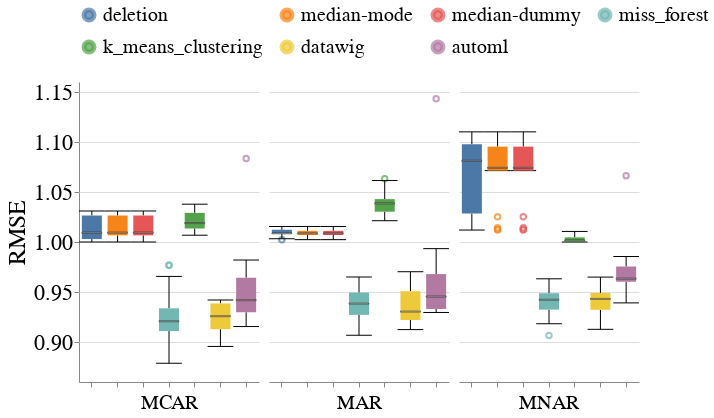

Notebook cell for this chart:
### Markdown cell above
### Column Specific Metrics

### Code cell
create_box_plots_for_diff_imputers(dataset_name=DATASET_NAME,
                                   column_name='ugpa',
                                   metric_name='rmse', 
                                   db_client=db_client)

### Figure 1 — Vega-Lite specification as saved in the notebook (floating-point values rounded to 4 significant figures; data arrays with more than 128 entries replaced by an {"elided": "..."} marker saying what was removed)
{"config": {"view": {"continuousWidth": 400, "continuousHeight": 300, "stroke": null}, "axis": {"labelFontSize": 22, "labelFontWeight": "normal", "titleFontSize": 24, "titleFontWeight": "normal"}, "facet": {"spacing": 10}, "header": {"labelFontSize": 20, "labelOrient": "bottom", "labelPadding": 5, "titleFontSize": 20}, "legend": {"columns": 4, "direction": "horizontal", "labelFontSize": 20, "labelLimit": 400, "orient": "top", "symbolStrokeWidth": 5, "titleAnchor": "middle", "titleFontSize": 22, "titleLimit": 300}, "title": {"fontSize": 20}}, "data": {"name": "data-e5df9869f1d3af5c28b3c457d6cf3176"}, "mark": {"type": "boxplot", "median": {"stroke": "black", "strokeWidth": 0.7}, "size": 20, "ticks": true}, "encoding": {"color": {"field": "Null_Imputer_Name", "sort": ["deletion", "median-mode", "median-dummy", "miss_forest", "k_means_clustering", "datawig", "automl"], "title": null, "type": "nominal"}, "column": {"field": "Test_Injection_Strategy", "sort": ["MCAR", "MAR", "MNAR"], "title": null, "type": "nominal"}, "x": {"axis": {"labels": false}, "field": "Null_Imputer_Name", "sort": ["deletion", "median-mode", "median-dummy", "miss_forest", "k_means_clustering", "datawig", "automl"], "title": null, "type": "nominal"}, "y": {"field": "Rmse", "scale": {"zero": false}, "title": "RMSE", "type": "quantitative"}}, "resolve": {"scale": {"x": "independent"}}, "width": 180, "$schema": "https://vega.github.io/schema/vega-lite/v4.17.0.json", "datasets": {"data-e5df9869f1d3af5c28b3c457d6cf3176": {"elided": "351 records"}}}
